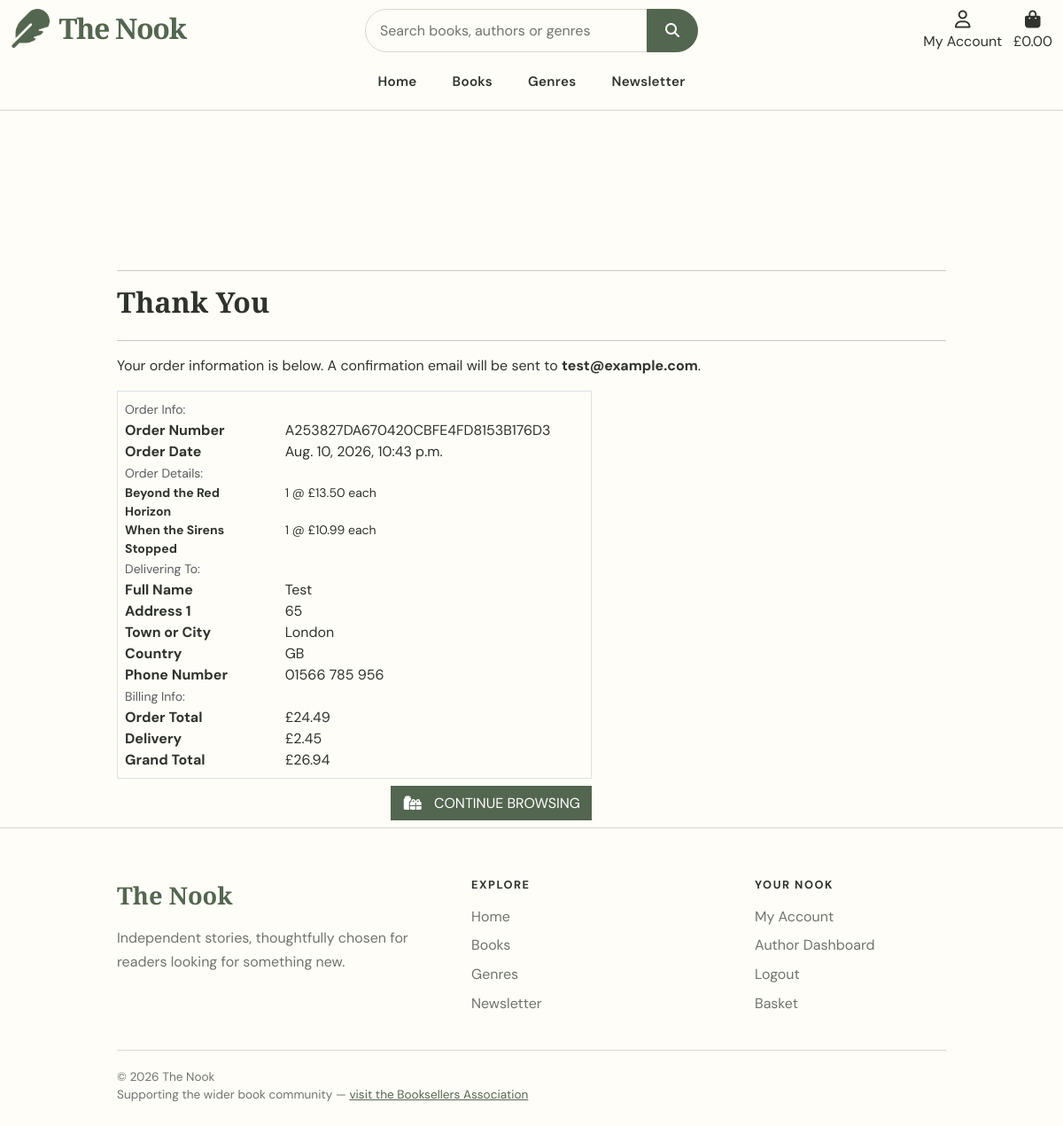
The app's page /checkout/checkout_success/A253827DA670420CBFE4FD8153B176D3 (signed in) with its own data.
### checkout/models.py (models this page shows, shortened)
class Order(models.Model):
    order_number = models.CharField(max_length=32, null=False, editable=False)
    user_profile = models.ForeignKey(
        UserProfile,
        on_delete=models.SET_NULL,
        null=True,
        blank=True,
        related_name='orders',
    )
    full_name = models.CharField(max_length=50, null=False, blank=False)
    email = models.EmailField(max_length=254, null=False, blank=False)
    phone_number = models.CharField(max_length=20, null=False, blank=False)
    country = CountryField(
        blank_label='Country *',
        null=False,
        blank=False,
    )
    postcode = models.CharField(max_length=20, null=True, blank=True)
    town_or_city = models.CharField(max_length=40, null=False, blank=False)
    street_address1 = models.CharField(
        max_length=80,
        null=False,
        blank=False,
    )
    street_address2 = models.CharField(
        max_length=80,
        null=True,
        blank=True,
    )
    county = models.CharField(max_length=80, null=True, blank=True)
    date = models.DateTimeField(auto_now_add=True)
    delivery_cost = models.DecimalField(
        max_digits=6,
        decimal_places=2,
        null=False,
        default=0,
    )
    order_total = models.DecimalField(
        max_digits=10,
        decimal_places=2,
        null=False,
        default=0,
    )
    grand_total = models.DecimalField(
        max_digits=10,
        decimal_places=2,
        null=False,
        default=0,
    )
    original_bag = models.TextField(null=False, blank=False, default='')
    stripe_pid = models.CharField(
        max_length=254,
        null=False,
        blank=False,
        default='',
    )

class OrderLineItem(models.Model):
    order = models.ForeignKey(
        Order,
        null=False,
        blank=False,
        on_delete=models.CASCADE,
        related_name='lineitems',
    )
    book = models.ForeignKey(
        Book,
        null=False,
        blank=False,
        on_delete=models.PROTECT,
    )
    quantity = models.IntegerField(
        null=False,
        blank=False,
        default=0,
    )
    lineitem_total = models.DecimalField(
        max_digits=10,
        decimal_places=2,
        null=False,
        blank=False,
        editable=False,
    )

### books/models.py (models this page shows, shortened)
class Book(models.Model):
    class Status(models.TextChoices):
        DRAFT = 'draft', 'Draft'
        PENDING = 'pending', 'Pending approval'
        APPROVED = 'approved', 'Approved'
        REJECTED = 'rejected', 'Rejected'
    author = models.ForeignKey(
        AuthorProfile,
        on_delete=models.PROTECT,
        related_name='books'
    )
    genre = models.ForeignKey(
        Genre,
        on_delete=models.SET_NULL,
        null=True,
        blank=True,
        related_name='books'
    )
    title = models.CharField(
        max_length=255
    )
    isbn = models.CharField(
        max_length=20,
        unique=True,
        null=True,
        blank=True
    )
    description = models.TextField()
    price = models.DecimalField(
        max_digits=8,
        decimal_places=2
    )
    publication_date = models.DateField(
        null=True,
        blank=True
    )
    cover_image = models.ImageField(
        upload_to='books/',
        null=True,
        blank=True
    )
    stock_quantity = models.PositiveIntegerField(
        default=0
    )
    is_featured = models.BooleanField(
        default=False
    )
    is_active = models.BooleanField(
        default=True
    )
    status = models.CharField(
        max_length=10,
        choices=Status.choices,
        default=Status.DRAFT
    )
    rejection_reason = models.TextField(
        blank=True
    )
    reviewed_by = models.ForeignKey(
        settings.AUTH_USER_MODEL,
        on_delete=models.SET_NULL,
        null=True,
        blank=True,
        related_name='reviewed_books'
    )
    reviewed_at = models.DateTimeField(
        null=True,
        blank=True
    )
    created_at = models.DateTimeField(
        auto_now_add=True
    )
    updated_at = models.DateTimeField(
        auto_now=True
    )
    class Meta:
        ordering = ['title']

### checkout/views.py (the view, shortened to what this page needs)
# urls.py: path('checkout_success/<order_number>', views.checkout_success, name='checkout_success'),
def checkout_success(request, order_number):
    order = get_object_or_404(
        Order,
        order_number=order_number,
    )
    session_order_number = request.session.get(
        "last_order_number"
    )
    if request.user.is_authenticated:
        profile, _ = UserProfile.objects.get_or_create(
            user=request.user
        )
        if order.user_profile not in (None, profile):
            raise Http404
        if (
            order.user_profile is None
            and session_order_number == order_number
        ):
            order.user_profile = profile
            order.save(update_fields=["user_profile"])
    elif session_order_number != order_number:
        raise Http404
    messages.success(
        request,
        f"Order successfully processed! Your order number is "
        f"{order_number}. A confirmation email will be sent "
        f"to {order.email}.",
    )
    request.session.pop("bag", None)
    request.session.pop("save_info", None)
    return render(
        request,
        "checkout/checkout_success.html",
        {"order": order},
    )

### checkout/templates/checkout/checkout_success.html (shortened to what this page needs)
{% extends "base.html" %}
{% load static %}
{% block extra_css %}
    <link rel="stylesheet" href="{% static 'checkout/css/checkout.css' %}">
{% endblock %}
{% block page_header %}
    <div class="container header-container">
    </div>
{% endblock %}
{% block content %}
    <div class="overlay"></div>
    <div class="container">
        <div class="row">
            <div class="col">
                <hr>
                <h2 class="logo-font mb-4">Thank You</h2>
                <hr>
                <p class="text-black">
                    Your order information is below. A confirmation email
                    will be sent to <strong>{{ order.email }}</strong>.
                </p>
            </div>
        </div>
        <div class="row">
            <div class="col-12 col-lg-7">
                <div class="order-confirmation-wrapper p-2 border">
                    <div class="row">
                        <div class="col">
                            <small class="text-muted">Order Info:</small>
                        </div>
                    </div>
                    <div class="row">
                        <div class="col-12 col-md-4">
                            <p class="mb-0 text-black fw-bold">
                                Order Number
                            </p>
                        </div>
                        <div class="col-12 col-md-8 text-md-right">
                            <p class="mb-0">{{ order.order_number }}</p>
                        </div>
                    </div>
                    <div class="row">
                        <div class="col-12 col-md-4">
                            <p class="mb-0 text-black fw-bold">
                                Order Date
                            </p>
                        </div>
                        <div class="col-12 col-md-8 text-md-right">
                            <p class="mb-0">{{ order.date }}</p>
                        </div>
                    </div>
                    <div class="row">
                        <div class="col">
                            <small class="text-muted">Order Details:</small>
                        </div>
                    </div>
                    {% for item in order.lineitems.all %}
                        <div class="row">
                            <div class="col-12 col-md-4">
                                <p class="small mb-0 text-black fw-bold">
                                    {{ item.book.title }}
                                </p>
                            </div>
                            <div class="col-12 col-md-8 text-md-right">
                                <p class="small mb-0">
                                    {{ item.quantity }} @
                                    £{{ item.book.price }} each
                                </p>
                            </div>
                        </div>
                    {% endfor %}
                    <div class="row">
                        <div class="col">
                            <small class="text-muted">Delivering To:</small>
                        </div>
                    </div>
                    <div class="row">
                        <div class="col-12 col-md-4">
                            <p class="mb-0 text-black fw-bold">Full Name</p>
                        </div>
                        <div class="col-12 col-md-8 text-md-right">
                            <p class="mb-0">{{ order.full_name }}</p>
                        </div>
                    </div>
                    <div class="row">
                        <div class="col-12 col-md-4">
                            <p class="mb-0 text-black fw-bold">Address 1</p>
                        </div>
                        <div class="col-12 col-md-8 text-md-right">
                            <p class="mb-0">{{ order.street_address1 }}</p>
                        </div>
                    </div>
                    <div class="row">
                        <div class="col-12 col-md-4">
                            <p class="mb-0 text-black fw-bold">
                                Town or City
                            </p>
                        </div>
                        <div class="col-12 col-md-8 text-md-right">
                            <p class="mb-0">{{ order.town_or_city }}</p>
                        </div>
                    </div>
                    <div class="row">
                        <div class="col-12 col-md-4">
                            <p class="mb-0 text-black fw-bold">Country</p>
                        </div>
                        <div class="col-12 col-md-8 text-md-right">
                            <p class="mb-0">{{ order.country }}</p>
                        </div>
                    </div>
                    <div class="row">
                        <div class="col-12 col-md-4">
                            <p class="mb-0 text-black fw-bold">
                                Phone Number
                            </p>
                        </div>
                        <div class="col-12 col-md-8 text-md-right">
                            <p class="mb-0">{{ order.phone_number }}</p>
                        </div>
                    </div>
                    <div class="row">
                        <div class="col">
                            <small class="text-muted">Billing Info:</small>
                        </div>
                    </div>
                    <div class="row">
                        <div class="col-12 col-md-4">
                            <p class="mb-0 text-black fw-bold">
                                Order Total
                            </p>
                        </div>
                        <div class="col-12 col-md-8 text-md-right">
                            <p class="mb-0">£{{ order.order_total }}</p>
                        </div>
                    </div>
                    <div class="row">
                        <div class="col-12 col-md-4">
                            <p class="mb-0 text-black fw-bold">Delivery</p>
                        </div>
                        <div class="col-12 col-md-8 text-md-right">
                            <p class="mb-0">£{{ order.delivery_cost }}</p>
                        </div>
                    </div>
                    <div class="row">
                        <div class="col-12 col-md-4">
                            <p class="mb-0 text-black fw-bold">
                                Grand Total
                            </p>
                        </div>
                        <div class="col-12 col-md-8 text-md-right">
                            <p class="mb-0">£{{ order.grand_total }}</p>
                        </div>
                    </div>
                </div>
            </div>
        </div>
        <div class="row">
            <div class="col-12 col-lg-7 text-end">
                {% if from_profile %}
                    <a
                        href="{% url 'profile' %}"
                        class="btn btn-black rounded-0 my-2">
                        <span class="icon me-2">
                            <i class="fas fa-angle-left"></i>
                        </span>
                        <span class="text-uppercase">Back to Profile</span>
                    </a>
                {% else %}
                    <a
                        href="{% url 'book_list' %}"
                        class="btn btn-black rounded-0 my-2">
                        <span class="icon me-2">
                            <i class="fas fa-gifts"></i>
                        </span>
                        <span class="text-uppercase">
                            Continue browsing
                        </span>
                    </a>
                {% endif %}
            </div>
        </div>
    </div>
{% endblock %}

### staticfiles/css/base.css (style rules this page uses)
:root { --nook-cream: #f7f3eb; --nook-paper: #fffdf8; --nook-sage: #7c8f76; --nook-sage-dark: #53664f; --nook-rose: #c99186; --nook-gold: #c5a15b; --nook-ink: #2f332d; --nook-muted: #6f746d; --nook-border: #ddd6c9; }
html { min-height: 100%; }
body { background-color: var(--nook-cream); color: var(--nook-ink); display: flex; flex-direction: column; font-family: 'DM Sans', sans-serif; min-height: 100vh; }
h1, h2, h3, h4, h5, h6 { color: var(--nook-ink); }
a { color: var(--nook-sage-dark); }
.logo-font { font-family: 'Libre Baskerville', serif; font-weight: 700; }
.icon { align-items: center; display: inline-flex; height: 1.5rem; justify-content: center; width: 1.5rem; }
.shop-now-button, .btn-black { background-color: var(--nook-sage-dark); border: 1px solid var(--nook-sage-dark); color: #fff; }
.text-black { color: var(--nook-ink) !important; }
.overlay { background-color: var(--nook-paper); height: 100%; left: 0; position: fixed; top: 0; width: 100%; z-index: -1; }
@media (min-width: 1200px) { .container { max-width: 80%; } }
@media (min-width: 992px) { .header-container { padding-top: 164px; } }

### records on screen
Order: email "test@example.com", order_number "A253827DA670420CBFE4FD8153B176D3", date "Aug. 10, 2026, 10:43 p.m.", full_name "Test", street_address1 "65", town_or_city "London", country "GB", phone_number "01566 785 956", order_total "24.49", delivery_cost "2.45", grand_total "26.94"
OrderLineItem: book "Beyond the Red Horizon", quantity "1", book.price "13.50"
OrderLineItem: book "When the Sirens Stopped", quantity "1", book.price "10.99"
